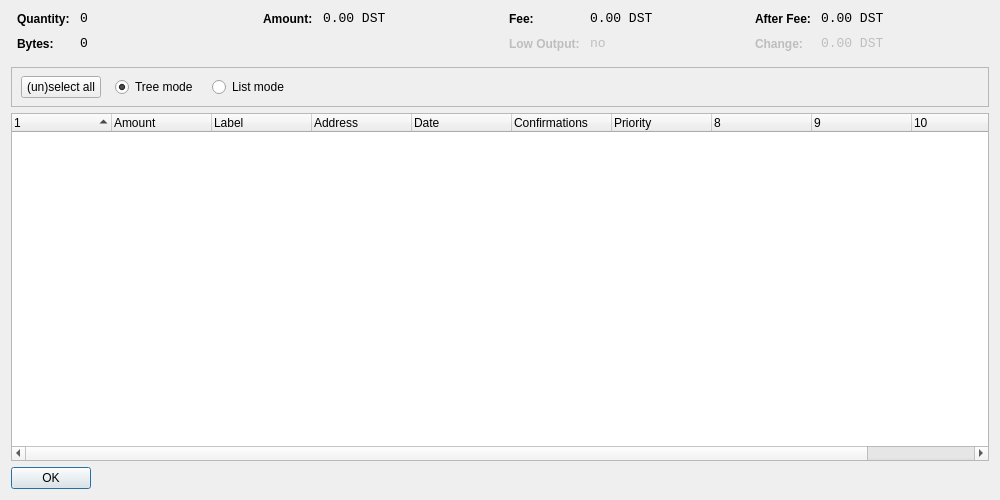
<?xml version="1.0" encoding="UTF-8"?>
<ui version="4.0">
 <class>CoinControlDialog</class>
 <widget class="QDialog" name="CoinControlDialog">
  <property name="geometry">
   <rect>
    <x>0</x>
    <y>0</y>
    <width>1000</width>
    <height>500</height>
   </rect>
  </property>
  <property name="windowTitle">
   <string>Coin Control</string>
  </property>
  <layout class="QVBoxLayout" name="verticalLayout">
   <item>
    <layout class="QHBoxLayout" name="horizontalLayoutTop" stretch="0,0,0,0">
     <property name="topMargin">
      <number>0</number>
     </property>
     <property name="bottomMargin">
      <number>10</number>
     </property>
     <item>
      <layout class="QFormLayout" name="formLayoutCoinControl1">
       <property name="horizontalSpacing">
        <number>10</number>
       </property>
       <property name="verticalSpacing">
        <number>10</number>
       </property>
       <property name="leftMargin">
        <number>6</number>
       </property>
       <property name="rightMargin">
        <number>6</number>
       </property>
       <item row="0" column="0">
        <widget class="QLabel" name="labelCoinControlQuantityText">
         <property name="styleSheet">
          <string notr="true">font-weight:bold;</string>
         </property>
         <property name="text">
          <string>Quantity:</string>
         </property>
        </widget>
       </item>
       <item row="0" column="1">
        <widget class="QLabel" name="labelCoinControlQuantity">
         <property name="font">
          <font>
           <family>Monospace</family>
           <pointsize>10</pointsize>
          </font>
         </property>
         <property name="cursor">
          <cursorShape>IBeamCursor</cursorShape>
         </property>
         <property name="contextMenuPolicy">
          <enum>Qt::ActionsContextMenu</enum>
         </property>
         <property name="text">
          <string notr="true">0</string>
         </property>
         <property name="textInteractionFlags">
          <set>Qt::LinksAccessibleByMouse|Qt::TextSelectableByKeyboard|Qt::TextSelectableByMouse</set>
         </property>
        </widget>
       </item>
       <item row="1" column="0">
        <widget class="QLabel" name="labelCoinControlBytesText">
         <property name="styleSheet">
          <string notr="true">font-weight:bold;</string>
         </property>
         <property name="text">
          <string>Bytes:</string>
         </property>
        </widget>
       </item>
       <item row="1" column="1">
        <widget class="QLabel" name="labelCoinControlBytes">
         <property name="font">
          <font>
           <family>Monospace</family>
           <pointsize>10</pointsize>
          </font>
         </property>
         <property name="cursor">
          <cursorShape>IBeamCursor</cursorShape>
         </property>
         <property name="contextMenuPolicy">
          <enum>Qt::ActionsContextMenu</enum>
         </property>
         <property name="text">
          <string notr="true">0</string>
         </property>
         <property name="textInteractionFlags">
          <set>Qt::LinksAccessibleByMouse|Qt::TextSelectableByKeyboard|Qt::TextSelectableByMouse</set>
         </property>
        </widget>
       </item>
      </layout>
     </item>
     <item>
      <layout class="QFormLayout" name="formLayoutCoinControl2">
       <property name="horizontalSpacing">
        <number>10</number>
       </property>
       <property name="verticalSpacing">
        <number>10</number>
       </property>
       <property name="leftMargin">
        <number>6</number>
       </property>
       <property name="rightMargin">
        <number>6</number>
       </property>
       <item row="0" column="0">
        <widget class="QLabel" name="labelCoinControlAmountText">
         <property name="styleSheet">
          <string notr="true">font-weight:bold;</string>
         </property>
         <property name="text">
          <string>Amount:</string>
         </property>
        </widget>
       </item>
       <item row="0" column="1">
        <widget class="QLabel" name="labelCoinControlAmount">
         <property name="font">
          <font>
           <family>Monospace</family>
           <pointsize>10</pointsize>
          </font>
         </property>
         <property name="cursor">
          <cursorShape>IBeamCursor</cursorShape>
         </property>
         <property name="contextMenuPolicy">
          <enum>Qt::ActionsContextMenu</enum>
         </property>
         <property name="text">
          <string notr="true">0.00 DST</string>
         </property>
         <property name="textInteractionFlags">
          <set>Qt::LinksAccessibleByMouse|Qt::TextSelectableByKeyboard|Qt::TextSelectableByMouse</set>
         </property>
        </widget>
       </item>
      </layout>
     </item>
     <item>
      <layout class="QFormLayout" name="formLayoutCoinControl3">
       <property name="horizontalSpacing">
        <number>10</number>
       </property>
       <property name="verticalSpacing">
        <number>10</number>
       </property>
       <property name="leftMargin">
        <number>6</number>
       </property>
       <property name="rightMargin">
        <number>6</number>
       </property>
       <item row="0" column="0">
        <widget class="QLabel" name="labelCoinControlFeeText">
         <property name="styleSheet">
          <string notr="true">font-weight:bold;</string>
         </property>
         <property name="text">
          <string>Fee:</string>
         </property>
        </widget>
       </item>
       <item row="0" column="1">
        <widget class="QLabel" name="labelCoinControlFee">
         <property name="font">
          <font>
           <family>Monospace</family>
           <pointsize>10</pointsize>
          </font>
         </property>
         <property name="cursor">
          <cursorShape>IBeamCursor</cursorShape>
         </property>
         <property name="contextMenuPolicy">
          <enum>Qt::ActionsContextMenu</enum>
         </property>
         <property name="text">
          <string notr="true">0.00 DST</string>
         </property>
         <property name="textInteractionFlags">
          <set>Qt::LinksAccessibleByMouse|Qt::TextSelectableByKeyboard|Qt::TextSelectableByMouse</set>
         </property>
        </widget>
       </item>
       <item row="1" column="0">
        <widget class="QLabel" name="labelCoinControlLowOutputText">
         <property name="enabled">
          <bool>false</bool>
         </property>
         <property name="styleSheet">
          <string notr="true">font-weight:bold;</string>
         </property>
         <property name="text">
          <string>Low Output:</string>
         </property>
        </widget>
       </item>
       <item row="1" column="1">
        <widget class="QLabel" name="labelCoinControlLowOutput">
         <property name="enabled">
          <bool>false</bool>
         </property>
         <property name="font">
          <font>
           <family>Monospace</family>
           <pointsize>10</pointsize>
          </font>
         </property>
         <property name="cursor">
          <cursorShape>IBeamCursor</cursorShape>
         </property>
         <property name="contextMenuPolicy">
          <enum>Qt::ActionsContextMenu</enum>
         </property>
         <property name="text">
          <string notr="true">no</string>
         </property>
         <property name="textInteractionFlags">
          <set>Qt::LinksAccessibleByMouse|Qt::TextSelectableByKeyboard|Qt::TextSelectableByMouse</set>
         </property>
        </widget>
       </item>
      </layout>
     </item>
     <item>
      <layout class="QFormLayout" name="formLayoutCoinControl4">
       <property name="horizontalSpacing">
        <number>10</number>
       </property>
       <property name="verticalSpacing">
        <number>10</number>
       </property>
       <property name="leftMargin">
        <number>6</number>
       </property>
       <property name="rightMargin">
        <number>6</number>
       </property>
       <item row="0" column="0">
        <widget class="QLabel" name="labelCoinControlAfterFeeText">
         <property name="styleSheet">
          <string notr="true">font-weight:bold;</string>
         </property>
         <property name="text">
          <string>After Fee:</string>
         </property>
        </widget>
       </item>
       <item row="0" column="1">
        <widget class="QLabel" name="labelCoinControlAfterFee">
         <property name="font">
          <font>
           <family>Monospace</family>
           <pointsize>10</pointsize>
          </font>
         </property>
         <property name="cursor">
          <cursorShape>IBeamCursor</cursorShape>
         </property>
         <property name="contextMenuPolicy">
          <enum>Qt::ActionsContextMenu</enum>
         </property>
         <property name="text">
          <string notr="true">0.00 DST</string>
         </property>
         <property name="textInteractionFlags">
          <set>Qt::LinksAccessibleByMouse|Qt::TextSelectableByKeyboard|Qt::TextSelectableByMouse</set>
         </property>
        </widget>
       </item>
       <item row="1" column="0">
        <widget class="QLabel" name="labelCoinControlChangeText">
         <property name="enabled">
          <bool>false</bool>
         </property>
         <property name="styleSheet">
          <string notr="true">font-weight:bold;</string>
         </property>
         <property name="text">
          <string>Change:</string>
         </property>
        </widget>
       </item>
       <item row="1" column="1">
        <widget class="QLabel" name="labelCoinControlChange">
         <property name="enabled">
          <bool>false</bool>
         </property>
         <property name="font">
          <font>
           <family>Monospace</family>
           <pointsize>10</pointsize>
          </font>
         </property>
         <property name="cursor">
          <cursorShape>IBeamCursor</cursorShape>
         </property>
         <property name="contextMenuPolicy">
          <enum>Qt::ActionsContextMenu</enum>
         </property>
         <property name="text">
          <string notr="true">0.00 DST</string>
         </property>
         <property name="textInteractionFlags">
          <set>Qt::LinksAccessibleByMouse|Qt::TextSelectableByKeyboard|Qt::TextSelectableByMouse</set>
         </property>
        </widget>
       </item>
      </layout>
     </item>
    </layout>
   </item>
   <item>
    <widget class="QFrame" name="frame">
     <property name="minimumSize">
      <size>
       <width>0</width>
       <height>40</height>
      </size>
     </property>
     <property name="frameShape">
      <enum>QFrame::StyledPanel</enum>
     </property>
     <property name="frameShadow">
      <enum>QFrame::Sunken</enum>
     </property>
     <widget class="QWidget" name="horizontalLayoutWidget">
      <property name="geometry">
       <rect>
        <x>10</x>
        <y>0</y>
        <width>781</width>
        <height>41</height>
       </rect>
      </property>
      <layout class="QHBoxLayout" name="horizontalLayoutPanel" stretch="0,0,0,0,0">
       <property name="spacing">
        <number>14</number>
       </property>
       <item>
        <widget class="QPushButton" name="pushButtonSelectAll">
         <property name="sizePolicy">
          <sizepolicy hsizetype="Maximum" vsizetype="Fixed">
           <horstretch>0</horstretch>
           <verstretch>0</verstretch>
          </sizepolicy>
         </property>
         <property name="text">
          <string>(un)select all</string>
         </property>
        </widget>
       </item>
       <item>
        <widget class="QRadioButton" name="radioTreeMode">
         <property name="sizePolicy">
          <sizepolicy hsizetype="Maximum" vsizetype="Fixed">
           <horstretch>0</horstretch>
           <verstretch>0</verstretch>
          </sizepolicy>
         </property>
         <property name="text">
          <string>Tree mode</string>
         </property>
         <property name="checked">
          <bool>true</bool>
         </property>
        </widget>
       </item>
       <item>
        <widget class="QRadioButton" name="radioListMode">
         <property name="sizePolicy">
          <sizepolicy hsizetype="Maximum" vsizetype="Fixed">
           <horstretch>0</horstretch>
           <verstretch>0</verstretch>
          </sizepolicy>
         </property>
         <property name="text">
          <string>List mode</string>
         </property>
        </widget>
       </item>
       <item>
        <spacer name="horizontalSpacer">
         <property name="orientation">
          <enum>Qt::Horizontal</enum>
         </property>
         <property name="sizeHint" stdset="0">
          <size>
           <width>40</width>
           <height>20</height>
          </size>
         </property>
        </spacer>
       </item>
      </layout>
     </widget>
    </widget>
   </item>
   <item>
    <widget class="CoinControlTreeWidget" name="treeWidget">
     <property name="contextMenuPolicy">
      <enum>Qt::CustomContextMenu</enum>
     </property>
     <property name="sortingEnabled">
      <bool>false</bool>
     </property>
     <property name="columnCount">
      <number>11</number>
     </property>
     <attribute name="headerShowSortIndicator" stdset="0">
      <bool>true</bool>
     </attribute>
     <attribute name="headerStretchLastSection">
      <bool>false</bool>
     </attribute>
     <column>
      <property name="text">
       <string/>
      </property>
     </column>
     <column>
      <property name="text">
       <string>Amount</string>
      </property>
     </column>
     <column>
      <property name="text">
       <string>Label</string>
      </property>
     </column>
     <column>
      <property name="text">
       <string>Address</string>
      </property>
     </column>
     <column>
      <property name="text">
       <string>Date</string>
      </property>
     </column>
     <column>
      <property name="text">
       <string>Confirmations</string>
      </property>
      <property name="toolTip">
       <string>Confirmed</string>
      </property>
     </column>
     <column>
      <property name="text">
       <string>Priority</string>
      </property>
     </column>
     <column>
      <property name="text">
       <string/>
      </property>
     </column>
     <column>
      <property name="text">
       <string/>
      </property>
     </column>
     <column>
      <property name="text">
       <string/>
      </property>
     </column>
     <column>
      <property name="text">
       <string/>
      </property>
     </column>
    </widget>
   </item>
   <item>
    <widget class="QDialogButtonBox" name="buttonBox">
     <property name="sizePolicy">
      <sizepolicy hsizetype="Maximum" vsizetype="Fixed">
       <horstretch>0</horstretch>
       <verstretch>0</verstretch>
      </sizepolicy>
     </property>
     <property name="orientation">
      <enum>Qt::Horizontal</enum>
     </property>
     <property name="standardButtons">
      <set>QDialogButtonBox::Ok</set>
     </property>
    </widget>
   </item>
  </layout>
 </widget>
 <customwidgets>
  <customwidget>
   <class>CoinControlTreeWidget</class>
   <extends>QTreeWidget</extends>
   <header>coincontroltreewidget.h</header>
  </customwidget>
 </customwidgets>
 <resources/>
 <connections/>
</ui>
